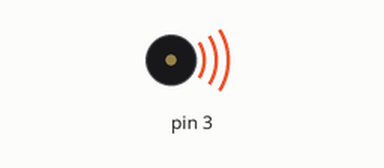
This sketch was run on a simulated Arduino Uno, built with avr-gcc and run on an emulated ATmega328P. Shown: buzzer (waves = sounding).

Above: at 0.15 s.
Timing chart, 0 to 3.0 s (numbered marks = the images above):
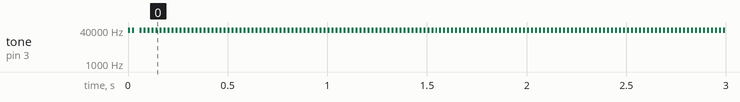

Measured:
- by itself, tone on pin 3: alternates 40000 Hz for 0.01 s and silent for 0.01 s

The sketch:

ultrasonic_tx.ino
```cpp
void setup()
{
  //Serial.begin(115200);
  pinMode(3,OUTPUT);
  //tone(3,40000);
}

void loop()
{
  tone(3,40000);
  delay(10);
  noTone(3);
  delay(10);
}
```
